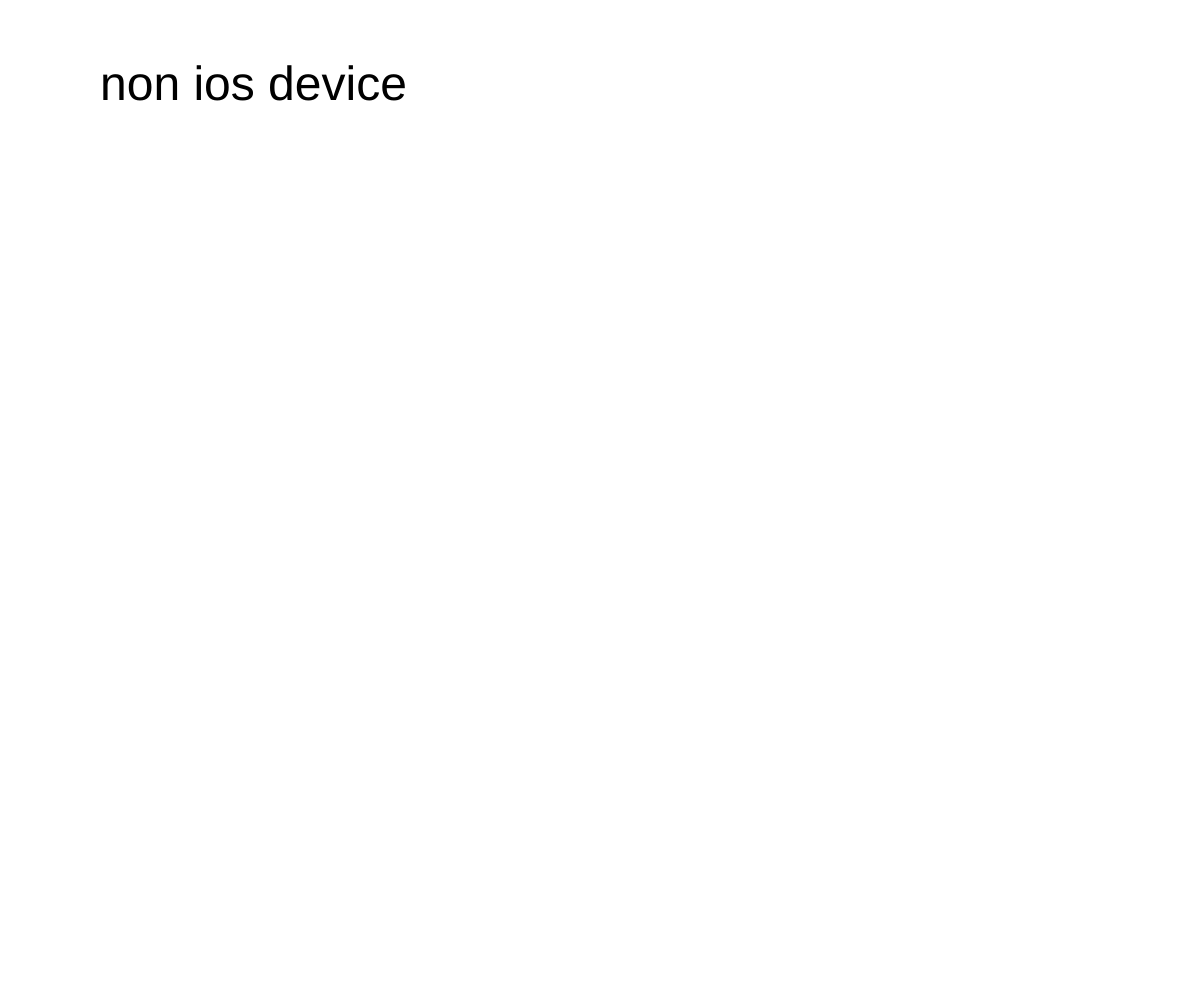
Frame 1 (no input)
Frame 60 (no input): identical to frame 1, image omitted
Frame 120 (the mouse pressed at the canvas centre since frame 60): identical to frame 1, image omitted

The p5.js sketch that drew this single still picture (run headless with seeded random() and noise() and a simulated clock; from frame 60 on, the mouse is pressed at the canvas centre):

// p5.js sketch
// ── sketch.js
//I did followed a tutorial to solve the assignment because I found it pretty complex to solve it alone.
//https://www.youtube.com/watch?v=AbB9ayaffTc&list=WL&index=1&t=12s
//I also had lots of problems with localhost and ngrok 

let permissionGranted = false;

function setup() {
  createCanvas(windowWidth, windowHeight);
  if (typeof(DeviceOrientationEvent) !== 'undefined' && typeof(DeviceOrientationEvent.requestPermission) === 'function') {
    
    DeviceOrientationEvent.requestPermission()
    .catch(() => {
      let button = createButton("click to allow access to sensors");
      button.style("font-size", "24px");
      button.center();
      button.mousePressed(requestAccess);
      throw error;
    })
    .then(() => {
      permissionGranted = true;
    })
  }else {
    textSize(48);
    text("non ios device", 100, 100);
  }
  
}

function requestAccess(){
  DeviceOrientationEvent.requestPermission()
  .then(response => {
    if(response=='granted'){
      permissionGranted = true;
    }else{
      persmissionGranted = false;
    }
  })
  .catch(console.error);
  this.remove();
}

function draw() {
  if (!permissionGranted) return;
  //background(220);
  
  const dx = constrain(rotationY, -3, 3);
  const dy = constrain(rotationX, -3, 3);
  cx += dx*2;
  cy += dy*2;
  cx = constrain(cx, 0, width);
  cy = constrain(cy, 0, height);
  
  ellipse(cx, cy, 200, 200);
  
}
// ── style.css
html, body {
  margin: 0;
  padding: 0;
  overflow-x: hidden;
}

canvas {
  display: block;
}

body { 
  position: relative;}
